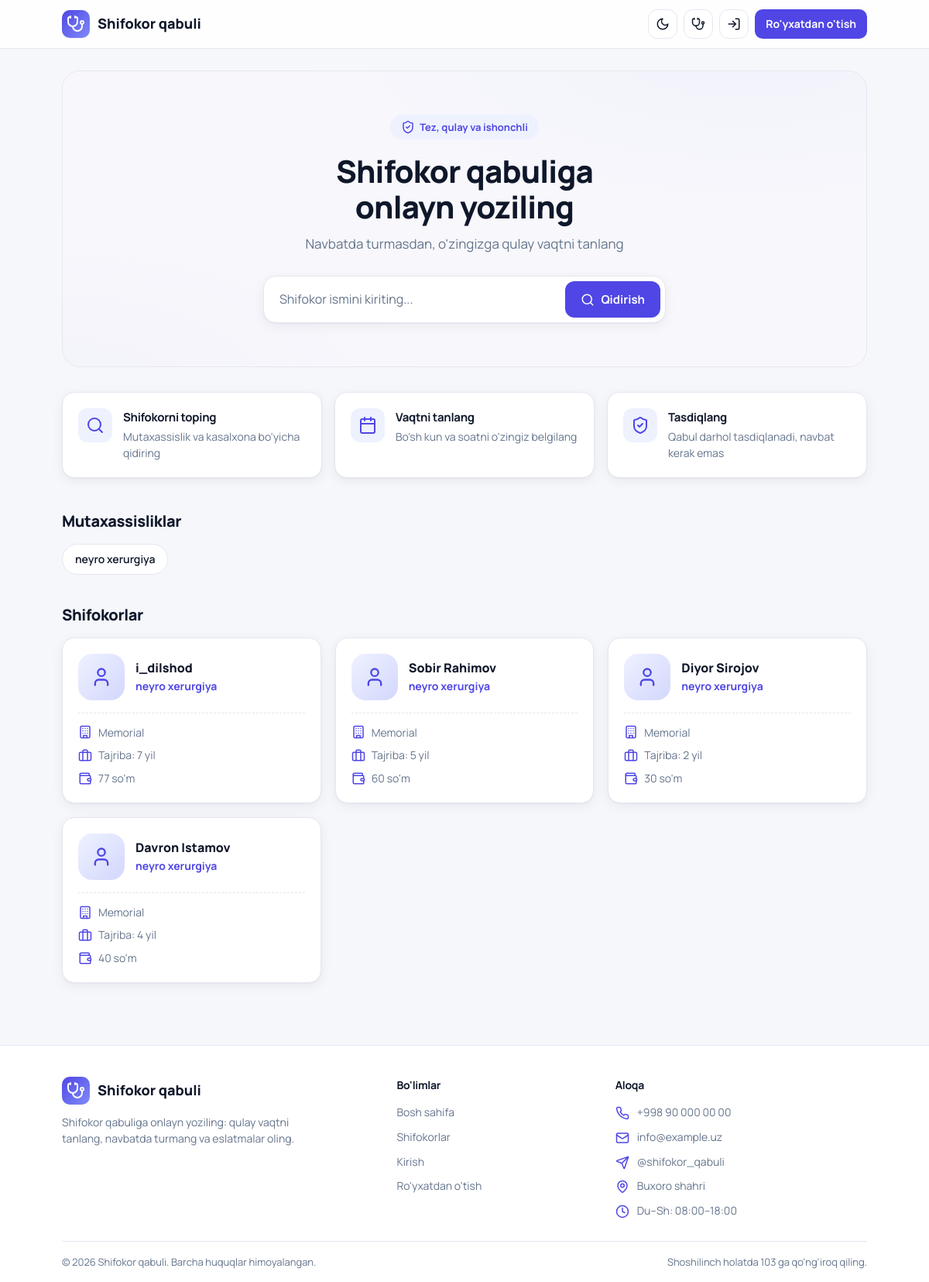
Before: / with the older database file.
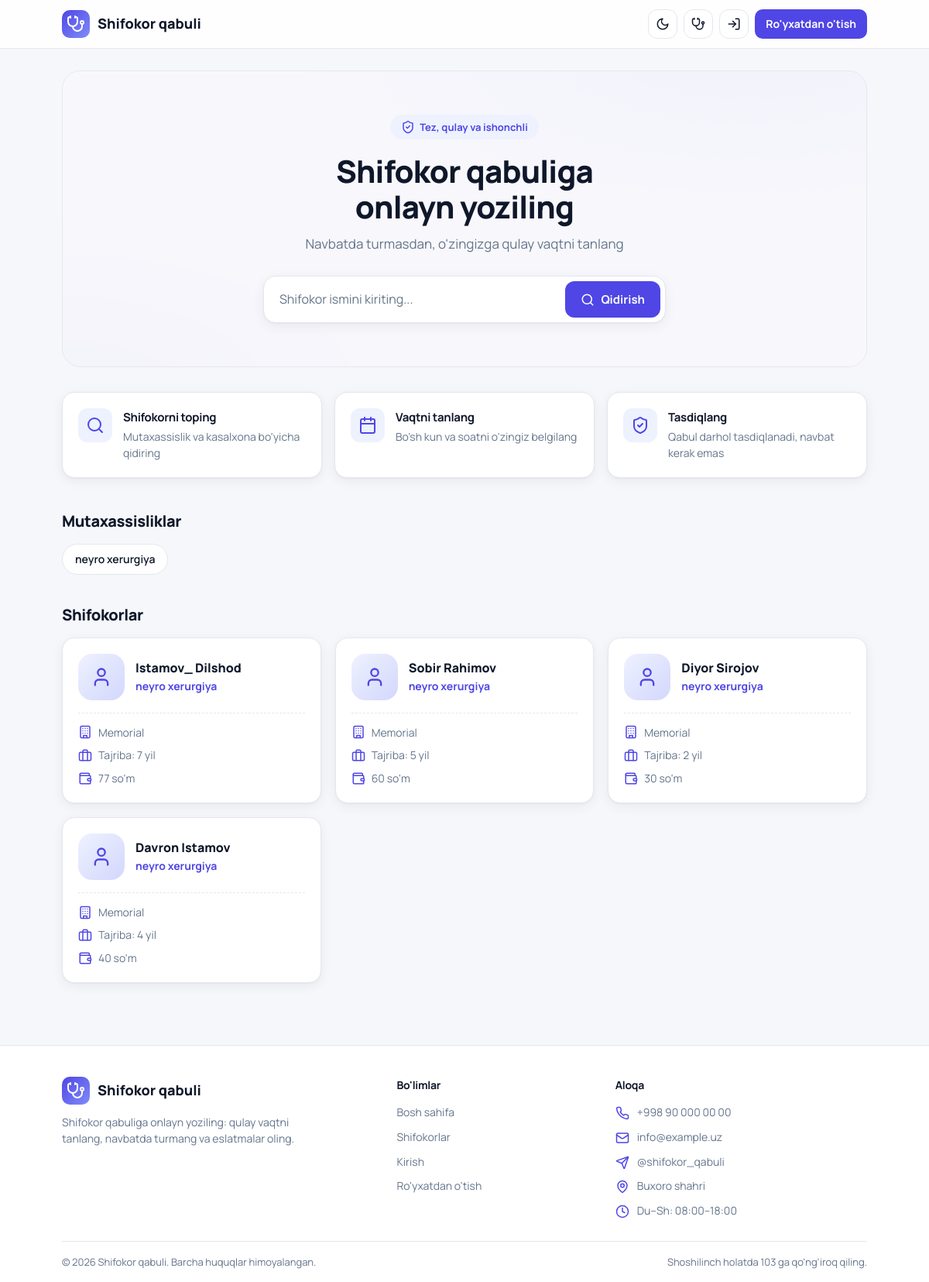
After: the same page with the newer database file.
### clin_app/models.py (models this page shows, shortened)
class Specialty(models.Model):
    name = models.CharField("Mutaxassislik", max_length=100, unique=True)
    class Meta:
        verbose_name = "Mutaxassislik"
        verbose_name_plural = "Mutaxassisliklar"
    def __str__(self):
        return self.name

class Doctor(models.Model):
    user = models.OneToOneField(User, on_delete=models.CASCADE, related_name="doctor_profile")
    hospital = models.ForeignKey(Hospital, on_delete=models.CASCADE, related_name="doctors")
    department = models.ForeignKey(Department, on_delete=models.SET_NULL, null=True, blank=True)
    specialty = models.ForeignKey(Specialty, on_delete=models.PROTECT, related_name="doctors")
    experience_years = models.PositiveSmallIntegerField("Tajriba (yil)", default=0)
    price = models.PositiveIntegerField("Qabul narxi (so'm)", default=0)
    bio = models.TextField("Haqida", blank=True)
    photo = models.ImageField(upload_to="doctors/", blank=True, null=True)
    slot_minutes = models.PositiveSmallIntegerField("Bir qabul davomiyligi (daqiqa)", default=20)
    is_active = models.BooleanField(default=True)
    class Meta:
        verbose_name = "Shifokor"
        verbose_name_plural = "Shifokorlar"

class User(AbstractUser):
    class Role(models.TextChoices):
        PATIENT = "patient", "Bemor"
        DOCTOR = "doctor", "Shifokor"
        HOSPITAL_ADMIN = "hospital_admin", "Kasalxona admini"
    role = models.CharField(max_length=20, choices=Role.choices, default=Role.PATIENT)
    phone = models.CharField("Telefon", max_length=20, unique=True, null=True, blank=True)
    birth_date = models.DateField("Tug'ilgan sana", null=True, blank=True)
    hospital = models.ForeignKey(
        Hospital, on_delete=models.SET_NULL, null=True, blank=True, related_name="staff"
    )
    must_change_password = models.BooleanField("Parolni almashtirishi shart", default=False)

class Hospital(models.Model):
    name = models.CharField("Nomi", max_length=200)
    address = models.CharField("Manzil", max_length=300)
    phone = models.CharField("Telefon", max_length=20, blank=True)
    description = models.TextField("Tavsif", blank=True)
    logo = models.ImageField(upload_to="hospitals/", blank=True, null=True)
    is_active = models.BooleanField(default=True)
    class Meta:
        verbose_name = "Kasalxona"
        verbose_name_plural = "Kasalxonalar"

### clin_app/views.py (the view)
# urls.py: path('', views.home, name='home'),
def home(request):
    context = {
        'specialties': Specialty.objects.all(),
        'doctors': Doctor.objects.filter(is_active=True).select_related('user', 'specialty', 'hospital')[:6],
    }
    return render(request, 'home.html', context)

### clin_app/context_processors.py (called while the page is built)
def notifications(request):
    user = request.user
    if user.is_authenticated:
        return {"unread_count": user.notifications.filter(is_read=False).count()}
    return {}

### clin_app/templates/home.html (shortened to what this page needs)
{% extends 'base.html' %}
{% load static %}
{% block content %}
<section class="hero">
  <span class="hero-badge"><svg class="icon"><use href="#i-shield"/></svg> Tez, qulay va ishonchli</span>
  <h1>Shifokor qabuliga<br>onlayn yoziling</h1>
  <p>Navbatda turmasdan, o'zingizga qulay vaqtni tanlang</p>
  <form action="{% url 'doctor_list' %}" class="search-bar">
    <input name="q" placeholder="Shifokor ismini kiriting...">
    <button class="btn"><svg class="icon"><use href="#i-search"/></svg> Qidirish</button>
  </form>
</section>
<div class="features">
  <div class="card feature">
    <div class="feature-icon"><svg class="icon icon-lg"><use href="#i-search"/></svg></div>
    <div><h3>Shifokorni toping</h3><p class="muted small">Mutaxassislik va kasalxona bo'yicha qidiring</p></div>
  </div>
  <div class="card feature">
    <div class="feature-icon"><svg class="icon icon-lg"><use href="#i-calendar"/></svg></div>
    <div><h3>Vaqtni tanlang</h3><p class="muted small">Bo'sh kun va soatni o'zingiz belgilang</p></div>
  </div>
  <div class="card feature">
    <div class="feature-icon"><svg class="icon icon-lg"><use href="#i-shield"/></svg></div>
    <div><h3>Tasdiqlang</h3><p class="muted small">Qabul darhol tasdiqlanadi, navbat kerak emas</p></div>
  </div>
</div>
<h2 class="section-title">Mutaxassisliklar</h2>
<div class="chips">
  {% for s in specialties %}
    <a href="{% url 'doctor_list' %}?specialty={{ s.id }}" class="chip">{{ s.name }}</a>
  {% empty %}
    <span class="muted small">Mutaxassisliklar hali qo'shilmagan.</span>
  {% endfor %}
</div>
<h2 class="section-title">Shifokorlar</h2>
<div class="grid">
  {% for doctor in doctors %}
    {% include 'doctors/_card.html' %}
  {% empty %}
    <p class="muted">Hozircha shifokorlar qo'shilmagan.</p>
  {% endfor %}
</div>
{% endblock %}

### clin_app/templates/base.html (shortened to what this page needs)
{% load static %}
<!DOCTYPE html>
<html lang="uz" data-theme="light">
<head>
  <link rel="stylesheet" href="{% static 'css/style.css' %}?v=7">
</head>
<body>
<nav class="navbar">
  <div class="container">
    <a href="{% url 'home' %}" class="logo">
      <span class="logo-mark"><svg class="icon icon-lg"><use href="#i-stethoscope"/></svg></span>
      Shifokor qabuli
    </a>
    <div class="nav-links">
      <button type="button" id="theme-toggle" class="theme-btn nav-ico" data-tip="Tun / kun rejimi" aria-label="Tun / kun rejimi">
        <svg class="icon icon-moon"><use href="#i-moon"/></svg>
      </button>
      <a href="{% url 'doctor_list' %}" class="nav-ico" data-tip="Shifokorlar" aria-label="Shifokorlar">
        <svg class="icon"><use href="#i-stethoscope"/></svg>
      </a>
      {% if user.is_authenticated %}
        {% if user.is_hospital_admin or user.is_superuser %}
          <a href="{% url 'panel_dashboard' %}" class="nav-ico" data-tip="Boshqaruv paneli" aria-label="Boshqaruv paneli">
            <svg class="icon"><use href="#i-sliders"/></svg>
          </a>
        {% endif %}
        {% if user.is_doctor %}
          <a href="{% url 'dpanel_dashboard' %}" class="nav-ico" data-tip="Mening panelim" aria-label="Mening panelim">
            <svg class="icon"><use href="#i-dashboard"/></svg>
          </a>
        {% endif %}
        <a href="{% url 'notifications' %}" class="bell nav-ico" data-tip="Bildirishnomalar" aria-label="Bildirishnomalar">
          <svg class="icon"><use href="#i-bell"/></svg>
          <span class="bell-badge" id="notif-badge" data-url="{% url 'notifications_count' %}"
                {% if not unread_count %}hidden{% endif %}>{{ unread_count }}</span>
        </a>
        {% if user.is_patient %}
          <a href="{% url 'my_appointments' %}" class="nav-ico" data-tip="Mening qabullarim" aria-label="Mening qabullarim">
            <svg class="icon"><use href="#i-calendar"/></svg>
          </a>
        {% endif %}
        <a href="{% url 'profile' %}" class="nav-ico" data-tip="Profil: {{ user.get_full_name|default:user.username }}" aria-label="Profil">
          <svg class="icon"><use href="#i-user"/></svg>
        </a>
        <form method="post" action="{% url 'logout' %}" class="inline-form">
          {% csrf_token %}
          <button type="submit" class="nav-ico danger tip-end" data-tip="Chiqish" aria-label="Chiqish">
            <svg class="icon"><use href="#i-logout"/></svg>
          </button>
        </form>
      {% else %}
        <a href="{% url 'login' %}" class="nav-ico" data-tip="Kirish" aria-label="Kirish">
          <svg class="icon"><use href="#i-login"/></svg>
        </a>
        <a href="{% url 'register' %}" class="btn btn-sm">Ro'yxatdan o'tish</a>
      {% endif %}
    </div>
  </div>
</nav>
<main class="container">
  {% block content %}{% endblock %}
</main>
<footer class="site-footer">
  <div class="container">
    <div class="footer-grid">
      <div class="footer-brand">
        <a href="{% url 'home' %}" class="logo">
          <span class="logo-mark"><svg class="icon icon-lg"><use href="#i-stethoscope"/></svg></span>
          Shifokor qabuli
        </a>
        <p>Shifokor qabuliga onlayn yoziling: qulay vaqtni tanlang, navbatda turmang va eslatmalar oling.</p>
      </div>
      <div class="footer-col">
        <h3>Bo'limlar</h3>
        <ul class="footer-links">
          <li><a href="{% url 'home' %}">Bosh sahifa</a></li>
          <li><a href="{% url 'doctor_list' %}">Shifokorlar</a></li>
          {% if user.is_authenticated %}
            {% if user.is_patient %}<li><a href="{% url 'my_appointments' %}">Mening qabullarim</a></li>{% endif %}
            <li><a href="{% url 'profile' %}">Profil</a></li>
          {% else %}
            <li><a href="{% url 'login' %}">Kirish</a></li>
            <li><a href="{% url 'register' %}">Ro'yxatdan o'tish</a></li>
          {% endif %}
        </ul>
      </div>
      <div class="footer-col">
        <h3>Aloqa</h3>
        <ul class="footer-links footer-contact">
          <li><svg class="icon"><use href="#i-phone"/></svg> +998 90 000 00 00</li>
          <li><svg class="icon"><use href="#i-mail"/></svg> info@example.uz</li>
          <li><svg class="icon"><use href="#i-send"/></svg> @shifokor_qabuli</li>
          <li><svg class="icon"><use href="#i-pin"/></svg> Buxoro shahri</li>
          <li><svg class="icon"><use href="#i-clock"/></svg> Du–Sh: 08:00–18:00</li>
        </ul>
      </div>
    </div>
    <div class="footer-bottom">
      <span>© {% now "Y" %} Shifokor qabuli. Barcha huquqlar himoyalangan.</span>
      <span>Shoshilinch holatda 103 ga qo'ng'iroq qiling.</span>
    </div>
  </div>
</footer>
</body>
</html>

### clin_app/templates/doctors/_card.html
<a href="{% url 'doctor_detail' doctor.pk %}" class="card">
  <div class="doctor-head">
    {% if doctor.photo %}
      <img src="{{ doctor.photo.url }}" class="avatar" alt="">
    {% else %}
      <div class="avatar"><svg class="icon"><use href="#i-user"/></svg></div>
    {% endif %}
    <div>
      <div class="doctor-name">{{ doctor.user.get_full_name|default:doctor.user.username }}</div>
      <div class="teal small" style="font-weight:700">{{ doctor.specialty }}</div>
    </div>
  </div>
  <div class="doctor-meta">
    <div class="row"><svg class="icon"><use href="#i-building"/></svg> {{ doctor.hospital.name }}</div>
    <div class="row"><svg class="icon"><use href="#i-briefcase"/></svg> Tajriba: {{ doctor.experience_years }} yil</div>
    <div class="row"><svg class="icon"><use href="#i-wallet"/></svg> {{ doctor.price }} so'm</div>
  </div>
</a>

Changed rows visible on the page:
changed through a linked row, Doctor: user.get_full_name "i_dilshod" → "Istamov_ Dilshod"
